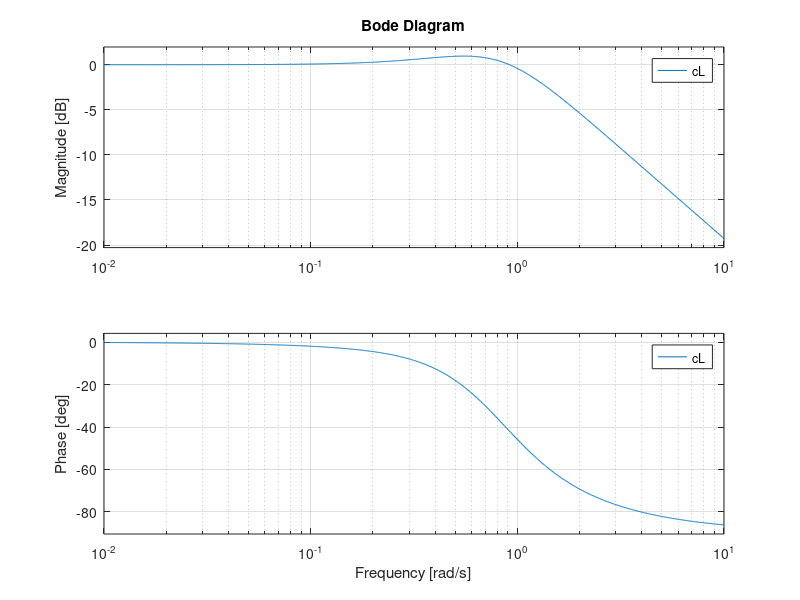

Recreate this plot in MATLAB.
s = tf('s');
k = 0.005;
Kp = 1000;
Ti = 1.6;
tau = 4.6;

K = Kp*((s+(1/Ti))/(s));
G = k / (tau*s+1);

cL = (K*G)/(1+K*G)

bode(cL)